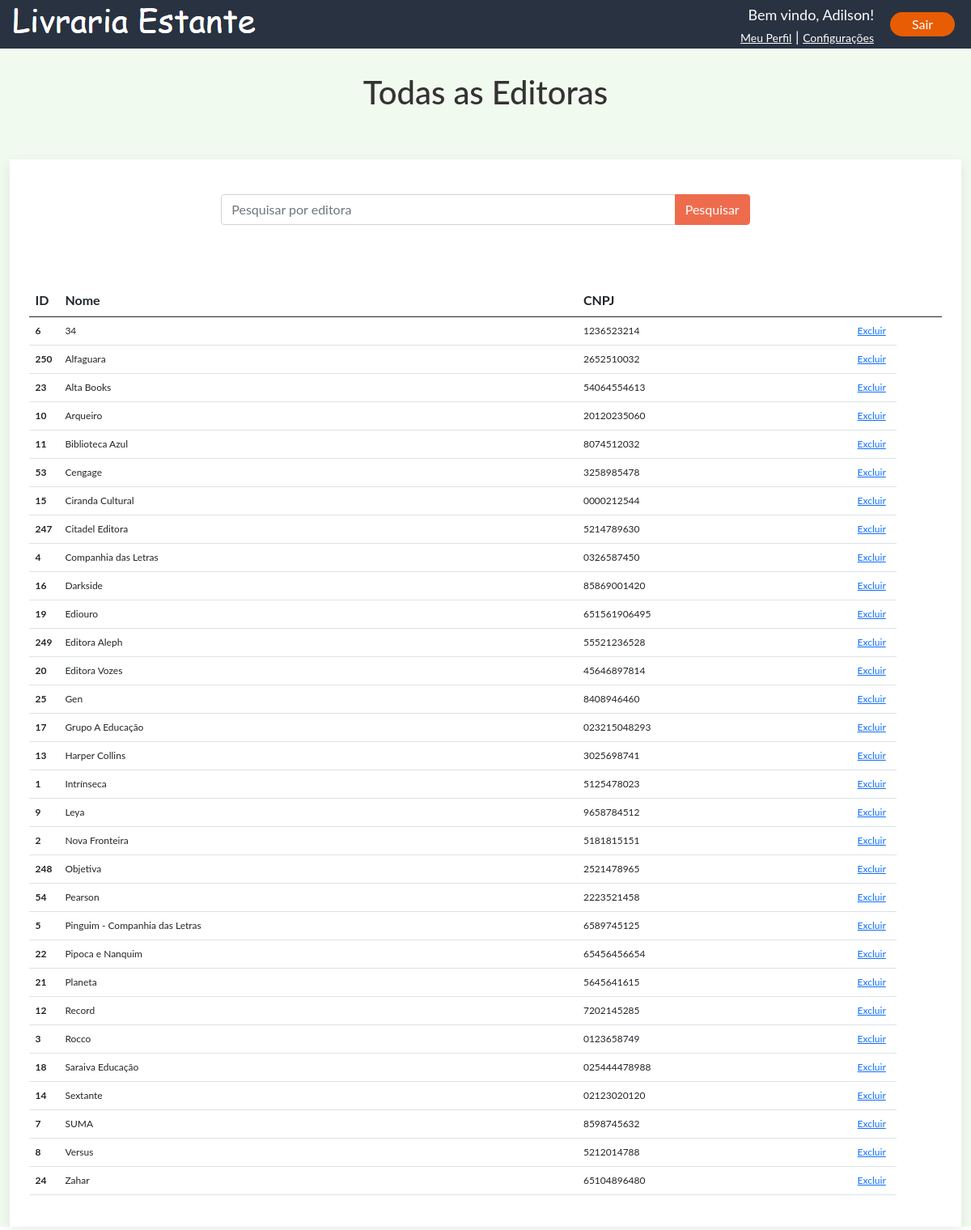
The page /todas-editoras.php (signed in) on the database its author committed.
### tables this page shows
CREATE TABLE `editora` (
  `ideditora` int(11) NOT NULL,
  `nome` varchar(50) NOT NULL,
  `cnpj` varchar(30) DEFAULT NULL
);

### todas-editoras.php (the view, shortened to what this page needs)
<?php require_once("private/conexao.php"); ?>
<?php
    $consulta_lista_editoras = " SELECT * FROM editora " ;
    $consulta_lista_editoras .= " ORDER BY nome ASC ";
    $extrato_todas_editoras = mysqli_query($conecta, $consulta_lista_editoras);
?>
<!DOCTYPE html>
<html lang="pt-br">
<head>
    <link href="uikit\css\uikit.css" rel="stylesheet">
    <link href="bootstrap/css/bootstrap.min.css" rel="stylesheet">
    <link href="css/style.css" rel="stylesheet">
</head>
<body>
 <?php include_once("_include/header.php"); ?>
    <main class="principal container-fluid">
        <div class="titulo-central">
            <h1>Todas as Editoras</h1>
        </div>
        <div id="caixa-lista" class="table-responsive row row-cols-1 row-cols-md-1 mb-1 uk-card uk-card-default">
            <form id="pesquisar-editoras" action="todas-editoras.php" method="get" class="input-group mb-3 barra-pesquisa" >
                <input type="text" class="form-control" name="pesquisa_editora" placeholder="Pesquisar por editora" aria-label="Pesquisar Livros" aria-describedby="button-addon2">
                <button type="input" name="botao" class="btn btn-primary" id="button-addon2" >Pesquisar</button>
            </form>
            <table class="table" id="lista-livros">
                <thead>
                    <tr id="coluna-tabela">
                    <th id="coluna-id" scope="col">ID</th>
                    <th id="coluna-titulo" scope="col">Nome</th>
                    <th id="coluna-autor" scope="col">CNPJ</th>
                    <th id="coluna-alterar" scope="col"></th>
                    <th id="coluna-excluir" scope="col"></th>
                    </tr>
                </thead>
                <tbody>
                <?php
                    while($lista_editoras = mysqli_fetch_assoc($extrato_todas_editoras)){
                ?>
                    <form action="todos-livros.php" method="post">
                        <tr id="linha-tabela">
                            <th scope="row"><?php echo $lista_editoras["ideditora"]; ?></th>
                            <td id="linha-titulo">
                                    <?php echo $lista_editoras["nome"]; ?>
                                </td>
                            <td id="linha-autor">
                                    <?php echo $lista_editoras["cnpj"]; ?>
                                </td>
                            <td><a href="#" uk-toggle>Excluir</a> </td>
                        </tr>
                    </form>
                <?php
                    }
                ?>
                </tbody>
            </table>
        </div>
    </main>
</body>
</html>

### css/style.css (style rules this page uses)
main,body,h1,h2 { font-family: 'Lato', sans-serif !important; }
.container-fluid { margin: 0 auto; }
body { background-color: #f1faee; }
.principal { background-color:#f1faee; }
.barra-pesquisa { width: 60%; margin: 0 auto; padding-top: 20px; }
#caixa-lista { background-color:#ffff; padding: 2%; margin: 5% 0; }
#lista-livros { margin-top: 5%; }
#linha-tabela { font-size:12px; }
#lista-livros #coluna-titulo { width:5px; }
#coluna-tabela { width: 100%; }
#coluna-id { width: 2%; }
#coluna-titulo { width: 50%; }
#coluna-autor { width: 30%; }
#coluna-alterar,#coluna-excluir { width: 5%; }
.titulo-central { margin-top:30px; text-align:center; margin-bottom:30px; }
.btn-primary { background-color: #ee6c4d ; border-color: #ee6c4d ; color: #ffff ; }

### rows shown on the page
editora: ideditora "6", nome "34", cnpj "1236523214"
editora: ideditora "250", nome "Alfaguara", cnpj "2652510032"
editora: ideditora "23", nome "Alta Books", cnpj "54064554613"
editora: ideditora "10", nome "Arqueiro", cnpj "20120235060"
editora: ideditora "11", nome "Biblioteca Azul", cnpj "8074512032"
editora: ideditora "53", nome "Cengage", cnpj "3258985478"
editora: ideditora "15", nome "Ciranda Cultural", cnpj "0000212544"
editora: ideditora "247", nome "Citadel Editora", cnpj "5214789630"
editora: ideditora "4", nome "Companhia das Letras", cnpj "0326587450"
editora: ideditora "16", nome "Darkside", cnpj "85869001420"
editora: ideditora "19", nome "Ediouro", cnpj "651561906495"
editora: ideditora "249", nome "Editora Aleph", cnpj "55521236528"
editora: ideditora "20", nome "Editora Vozes", cnpj "45646897814"
editora: ideditora "25", nome "Gen", cnpj "8408946460"
editora: ideditora "17", nome "Grupo A Educação", cnpj "023215048293"
editora: ideditora "13", nome "Harper Collins", cnpj "3025698741"
editora: ideditora "1", nome "Intrínseca", cnpj "5125478023"
editora: ideditora "9", nome "Leya", cnpj "9658784512"
editora: ideditora "2", nome "Nova Fronteira", cnpj "5181815151"
editora: ideditora "248", nome "Objetiva", cnpj "2521478965"
editora: ideditora "54", nome "Pearson", cnpj "2223521458"
editora: ideditora "5", nome "Pinguim - Companhia das Letras", cnpj "6589745125"
editora: ideditora "22", nome "Pipoca e Nanquim", cnpj "65456456654"
editora: ideditora "21", nome "Planeta", cnpj "5645641615"
editora: ideditora "12", nome "Record", cnpj "7202145285"
editora: ideditora "3", nome "Rocco", cnpj "0123658749"
editora: ideditora "18", nome "Saraiva Educação", cnpj "025444478988"
editora: ideditora "14", nome "Sextante", cnpj "02123020120"
editora: ideditora "7", nome "SUMA", cnpj "8598745632"
editora: ideditora "8", nome "Versus", cnpj "5212014788"
editora: ideditora "24", nome "Zahar", cnpj "65104896480"

### other values the page prints
$nome_usuario "Adilson"
